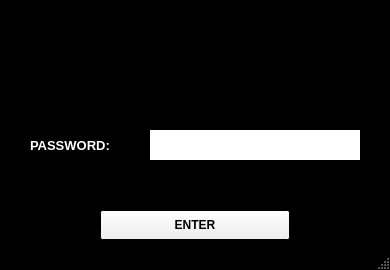
<?xml version="1.0" encoding="UTF-8"?>
<ui version="4.0">
 <class>MainWindow</class>
 <widget class="QMainWindow" name="MainWindow">
  <property name="geometry">
   <rect>
    <x>0</x>
    <y>0</y>
    <width>390</width>
    <height>270</height>
   </rect>
  </property>
  <property name="palette">
   <palette>
    <active>
     <colorrole role="Text">
      <brush brushstyle="SolidPattern">
       <color alpha="255">
        <red>255</red>
        <green>255</green>
        <blue>255</blue>
       </color>
      </brush>
     </colorrole>
     <colorrole role="Base">
      <brush brushstyle="SolidPattern">
       <color alpha="255">
        <red>255</red>
        <green>255</green>
        <blue>255</blue>
       </color>
      </brush>
     </colorrole>
     <colorrole role="Window">
      <brush brushstyle="SolidPattern">
       <color alpha="255">
        <red>0</red>
        <green>0</green>
        <blue>0</blue>
       </color>
      </brush>
     </colorrole>
     <colorrole role="PlaceholderText">
      <brush brushstyle="SolidPattern">
       <color alpha="128">
        <red>255</red>
        <green>255</green>
        <blue>255</blue>
       </color>
      </brush>
     </colorrole>
    </active>
    <inactive>
     <colorrole role="Text">
      <brush brushstyle="SolidPattern">
       <color alpha="255">
        <red>255</red>
        <green>255</green>
        <blue>255</blue>
       </color>
      </brush>
     </colorrole>
     <colorrole role="Base">
      <brush brushstyle="SolidPattern">
       <color alpha="255">
        <red>255</red>
        <green>255</green>
        <blue>255</blue>
       </color>
      </brush>
     </colorrole>
     <colorrole role="Window">
      <brush brushstyle="SolidPattern">
       <color alpha="255">
        <red>0</red>
        <green>0</green>
        <blue>0</blue>
       </color>
      </brush>
     </colorrole>
     <colorrole role="PlaceholderText">
      <brush brushstyle="SolidPattern">
       <color alpha="128">
        <red>255</red>
        <green>255</green>
        <blue>255</blue>
       </color>
      </brush>
     </colorrole>
    </inactive>
    <disabled>
     <colorrole role="Text">
      <brush brushstyle="SolidPattern">
       <color alpha="255">
        <red>120</red>
        <green>120</green>
        <blue>120</blue>
       </color>
      </brush>
     </colorrole>
     <colorrole role="Base">
      <brush brushstyle="SolidPattern">
       <color alpha="255">
        <red>0</red>
        <green>0</green>
        <blue>0</blue>
       </color>
      </brush>
     </colorrole>
     <colorrole role="Window">
      <brush brushstyle="SolidPattern">
       <color alpha="255">
        <red>0</red>
        <green>0</green>
        <blue>0</blue>
       </color>
      </brush>
     </colorrole>
     <colorrole role="PlaceholderText">
      <brush brushstyle="SolidPattern">
       <color alpha="128">
        <red>0</red>
        <green>0</green>
        <blue>0</blue>
       </color>
      </brush>
     </colorrole>
    </disabled>
   </palette>
  </property>
  <property name="windowTitle">
   <string>MainWindow</string>
  </property>
  <widget class="QWidget" name="centralwidget">
   <widget class="QLabel" name="dollars_mini">
    <property name="geometry">
     <rect>
      <x>30</x>
      <y>30</y>
      <width>340</width>
      <height>80</height>
     </rect>
    </property>
    <property name="text">
     <string/>
    </property>
    <property name="pixmap">
     <pixmap>../dollars/dollars-mini.png</pixmap>
    </property>
   </widget>
   <widget class="QLabel" name="PasswordLabel">
    <property name="geometry">
     <rect>
      <x>30</x>
      <y>130</y>
      <width>110</width>
      <height>30</height>
     </rect>
    </property>
    <property name="palette">
     <palette>
      <active>
       <colorrole role="WindowText">
        <brush brushstyle="SolidPattern">
         <color alpha="255">
          <red>255</red>
          <green>255</green>
          <blue>255</blue>
         </color>
        </brush>
       </colorrole>
      </active>
      <inactive>
       <colorrole role="WindowText">
        <brush brushstyle="SolidPattern">
         <color alpha="255">
          <red>255</red>
          <green>255</green>
          <blue>255</blue>
         </color>
        </brush>
       </colorrole>
      </inactive>
      <disabled>
       <colorrole role="WindowText">
        <brush brushstyle="SolidPattern">
         <color alpha="255">
          <red>120</red>
          <green>120</green>
          <blue>120</blue>
         </color>
        </brush>
       </colorrole>
      </disabled>
     </palette>
    </property>
    <property name="font">
     <font>
      <pointsize>10</pointsize>
      <weight>75</weight>
      <bold>true</bold>
     </font>
    </property>
    <property name="text">
     <string>PASSWORD:</string>
    </property>
   </widget>
   <widget class="QLineEdit" name="PasswordLineEdit">
    <property name="geometry">
     <rect>
      <x>150</x>
      <y>130</y>
      <width>210</width>
      <height>30</height>
     </rect>
    </property>
    <property name="palette">
     <palette>
      <active>
       <colorrole role="Text">
        <brush brushstyle="SolidPattern">
         <color alpha="255">
          <red>0</red>
          <green>0</green>
          <blue>0</blue>
         </color>
        </brush>
       </colorrole>
       <colorrole role="PlaceholderText">
        <brush brushstyle="NoBrush">
         <color alpha="128">
          <red>0</red>
          <green>0</green>
          <blue>0</blue>
         </color>
        </brush>
       </colorrole>
      </active>
      <inactive>
       <colorrole role="Text">
        <brush brushstyle="SolidPattern">
         <color alpha="255">
          <red>0</red>
          <green>0</green>
          <blue>0</blue>
         </color>
        </brush>
       </colorrole>
       <colorrole role="PlaceholderText">
        <brush brushstyle="NoBrush">
         <color alpha="128">
          <red>0</red>
          <green>0</green>
          <blue>0</blue>
         </color>
        </brush>
       </colorrole>
      </inactive>
      <disabled>
       <colorrole role="Text">
        <brush brushstyle="SolidPattern">
         <color alpha="255">
          <red>120</red>
          <green>120</green>
          <blue>120</blue>
         </color>
        </brush>
       </colorrole>
       <colorrole role="PlaceholderText">
        <brush brushstyle="NoBrush">
         <color alpha="128">
          <red>0</red>
          <green>0</green>
          <blue>0</blue>
         </color>
        </brush>
       </colorrole>
      </disabled>
     </palette>
    </property>
    <property name="font">
     <font>
      <pointsize>12</pointsize>
     </font>
    </property>
    <property name="frame">
     <bool>false</bool>
    </property>
    <property name="echoMode">
     <enum>QLineEdit::Password</enum>
    </property>
   </widget>
   <widget class="QPushButton" name="EnterButton">
    <property name="geometry">
     <rect>
      <x>100</x>
      <y>210</y>
      <width>190</width>
      <height>30</height>
     </rect>
    </property>
    <property name="font">
     <font>
      <pointsize>9</pointsize>
      <weight>75</weight>
      <bold>true</bold>
     </font>
    </property>
    <property name="text">
     <string>ENTER</string>
    </property>
   </widget>
   <widget class="QLabel" name="error">
    <property name="geometry">
     <rect>
      <x>130</x>
      <y>170</y>
      <width>131</width>
      <height>31</height>
     </rect>
    </property>
    <property name="palette">
     <palette>
      <active>
       <colorrole role="WindowText">
        <brush brushstyle="SolidPattern">
         <color alpha="255">
          <red>255</red>
          <green>255</green>
          <blue>255</blue>
         </color>
        </brush>
       </colorrole>
      </active>
      <inactive>
       <colorrole role="WindowText">
        <brush brushstyle="SolidPattern">
         <color alpha="255">
          <red>255</red>
          <green>255</green>
          <blue>255</blue>
         </color>
        </brush>
       </colorrole>
      </inactive>
      <disabled>
       <colorrole role="WindowText">
        <brush brushstyle="SolidPattern">
         <color alpha="255">
          <red>120</red>
          <green>120</green>
          <blue>120</blue>
         </color>
        </brush>
       </colorrole>
      </disabled>
     </palette>
    </property>
    <property name="text">
     <string/>
    </property>
   </widget>
  </widget>
  <widget class="QMenuBar" name="menubar">
   <property name="geometry">
    <rect>
     <x>0</x>
     <y>0</y>
     <width>390</width>
     <height>26</height>
    </rect>
   </property>
  </widget>
  <widget class="QStatusBar" name="statusbar"/>
 </widget>
 <resources/>
 <connections/>
</ui>
